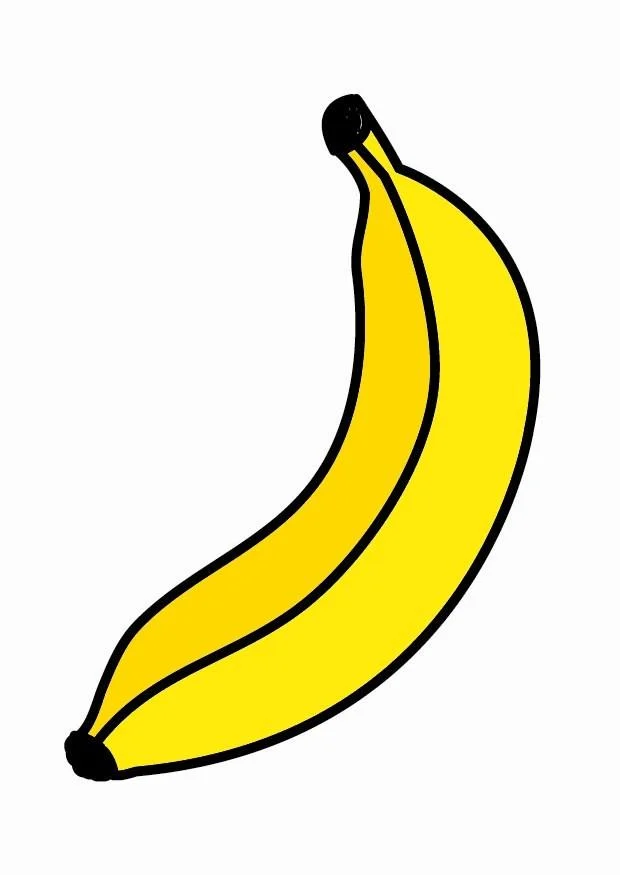
#> input picture IASI/imgs/image-banane-dl23207.webp, 620 x 875 px
$ python ex1.py
#> lines starting #> are read from the running program, lines starting #| are printed output that depends on the picture
import cv2
import numpy as np
import matplotlib.pyplot as plt


image = cv2.imread('../imgs/image-banane-dl23207.webp')
#> image is the input picture: shape (875, 620, 3); mean B, G, R 194.3, 235.3, 240.3
grey_converted = cv2.cvtColor(image, cv2.COLOR_BGR2GRAY)
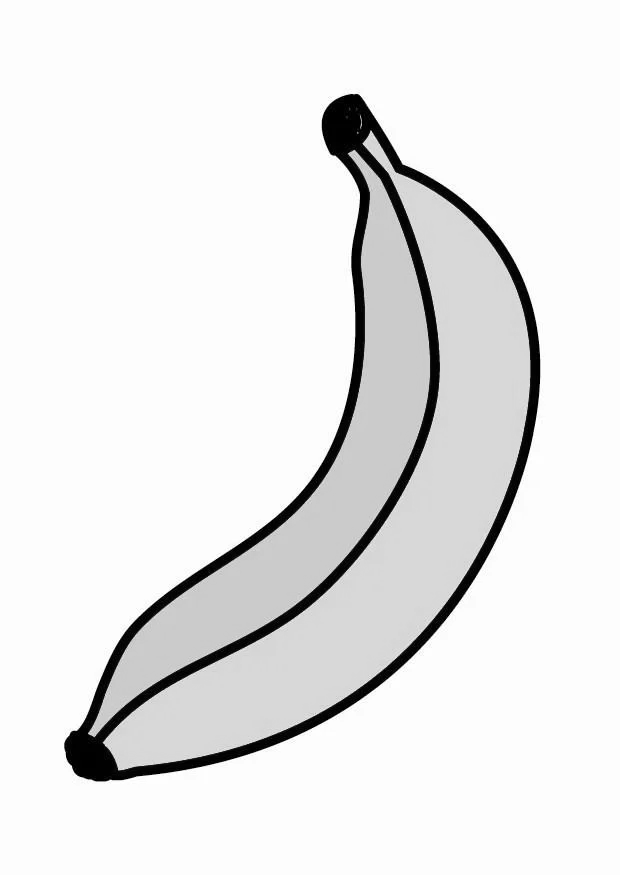
#> grey_converted: shape (875, 620); min 0, max 255, mean 232.1
histo_grey = np.zeros((256,1), np.float32)

wait_time = 3000

cv2.imshow('TP1a_EX1', grey_converted)

# for i in range(0,256):
    # histo_grey[grey_converted[i]]+=1

plt.figure()
plt.title("Histogramme")
plt.xlabel("Bins")
plt.ylabel("# of Pixels")
# plt.plot(histo_grey)
plt.plot(cv2.calcHist([grey_converted],[0],None,[256], [0,256]))
plt.xlim([0,255])
plt.show(block=True)
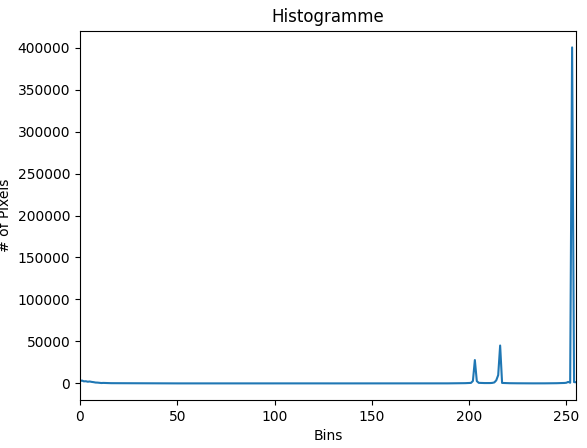
#> figure drawn by matplotlib, 1 panel; curve peaks at x = 253, y = 400300

cv2.waitKey(wait_time)

plt.close('all')
cv2.destroyAllWindows()

# cv2.calcHist(image, 0
